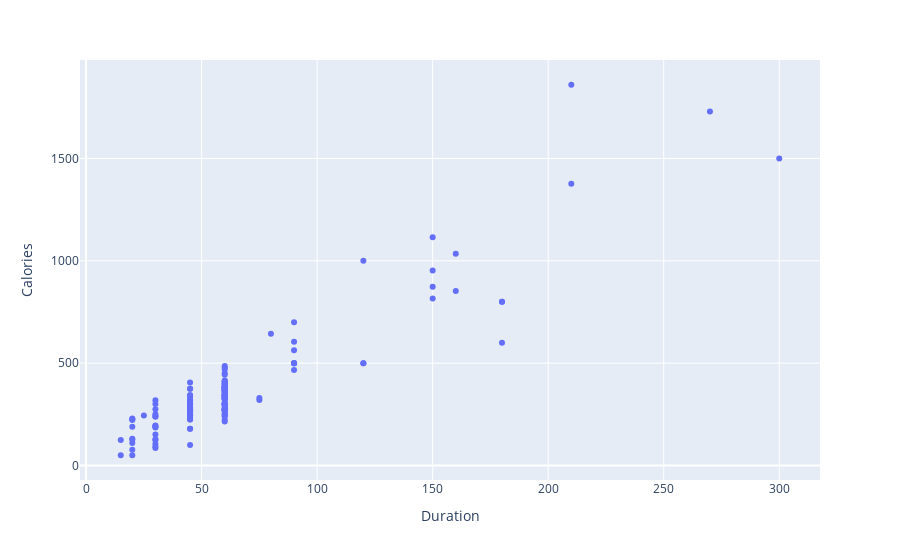

The notebook cell this image was saved under:
### Markdown cell above
### Q15

### Code cell
import plotly.express as px

px.scatter(df, x='Duration', y="Calories")

### Figure 1 — Plotly figure (JSON) as saved in the notebook; plotly's stock layout.template omitted (floating-point values rounded to 4 significant figures; data arrays with more than 128 entries replaced by an {"elided": "..."} marker saying what was removed)
{"data": [{"hovertemplate": "Duration=%{x}<br>Calories=%{y}<extra></extra>", "legendgroup": "", "marker": {"color": "#636efa", "symbol": "circle"}, "mode": "markers", "name": "", "orientation": "v", "showlegend": false, "type": "scatter", "x": {"elided": "169 int values"}, "xaxis": "x", "y": {"elided": "169 int values"}, "yaxis": "y"}], "layout": {"legend": {"tracegroupgap": 0}, "margin": {"t": 60}, "xaxis": {"anchor": "y", "domain": [0, 1], "title": {"text": "Duration"}}, "yaxis": {"anchor": "x", "domain": [0, 1], "title": {"text": "Calories"}}}}
